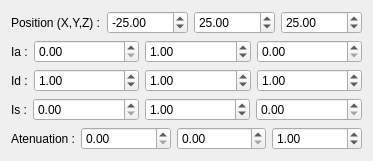
      <widget class="QWidget" name="diffuseLightTab">
       <attribute name="title">
        <string>Point Light</string>
       </attribute>
       <layout class="QGridLayout" name="gridLayout_5">
        <item row="1" column="0">
         <layout class="QHBoxLayout" name="horizontalLayout_14">
          <item>
           <widget class="QLabel" name="label_12">
            <property name="sizePolicy">
             <sizepolicy hsizetype="Fixed" vsizetype="Preferred">
              <horstretch>0</horstretch>
              <verstretch>0</verstretch>
             </sizepolicy>
            </property>
            <property name="text">
             <string>Ia :</string>
            </property>
           </widget>
          </item>
          <item>
           <widget class="QDoubleSpinBox" name="lightIa1Spin">
            <property name="singleStep">
             <double>0.100000000000000</double>
            </property>
            <property name="value">
             <double>0.000000000000000</double>
            </property>
           </widget>
          </item>
          <item>
           <widget class="QDoubleSpinBox" name="lightIa2Spin">
            <property name="singleStep">
             <double>0.100000000000000</double>
            </property>
            <property name="value">
             <double>1.000000000000000</double>
            </property>
           </widget>
          </item>
          <item>
           <widget class="QDoubleSpinBox" name="lightIa3Spin">
            <property name="singleStep">
             <double>0.100000000000000</double>
            </property>
            <property name="value">
             <double>0.000000000000000</double>
            </property>
           </widget>
          </item>
         </layout>
        </item>
        <item row="3" column="0">
         <layout class="QHBoxLayout" name="horizontalLayout_41">
          <item>
           <widget class="QLabel" name="label_21">
            <property name="sizePolicy">
             <sizepolicy hsizetype="Fixed" vsizetype="Preferred">
              <horstretch>0</horstretch>
              <verstretch>0</verstretch>
             </sizepolicy>
            </property>
            <property name="text">
             <string>Is :</string>
            </property>
           </widget>
          </item>
          <item>
           <widget class="QDoubleSpinBox" name="lightIs1Spin">
            <property name="singleStep">
             <double>0.100000000000000</double>
            </property>
            <property name="value">
             <double>0.000000000000000</double>
            </property>
           </widget>
          </item>
          <item>
           <widget class="QDoubleSpinBox" name="lightIs2Spin">
            <property name="singleStep">
             <double>0.100000000000000</double>
            </property>
            <property name="value">
             <double>1.000000000000000</double>
            </property>
           </widget>
          </item>
          <item>
           <widget class="QDoubleSpinBox" name="lightIs3Spin">
            <property name="singleStep">
             <double>0.100000000000000</double>
            </property>
            <property name="value">
             <double>0.000000000000000</double>
            </property>
           </widget>
          </item>
         </layout>
        </item>
        <item row="4" column="0">
         <layout class="QHBoxLayout" name="horizontalLayout_42">
          <item>
           <widget class="QLabel" name="label_421">
            <property name="sizePolicy">
             <sizepolicy hsizetype="Fixed" vsizetype="Preferred">
              <horstretch>0</horstretch>
              <verstretch>0</verstretch>
             </sizepolicy>
            </property>
            <property name="text">
             <string>Atenuation :</string>
            </property>
           </widget>
          </item>
          <item>
           <widget class="QDoubleSpinBox" name="lightCoefA">
            <property name="singleStep">
             <double>0.100000000000000</double>
            </property>
            <property name="value">
             <double>0.000000000000000</double>
            </property>
           </widget>
          </item>
          <item>
           <widget class="QDoubleSpinBox" name="lightCoefB">
            <property name="singleStep">
             <double>0.100000000000000</double>
            </property>
            <property name="value">
             <double>0.000000000000000</double>
            </property>
           </widget>
          </item>
          <item>
           <widget class="QDoubleSpinBox" name="lightCoefC">
            <property name="singleStep">
             <double>0.100000000000000</double>
            </property>
            <property name="value">
             <double>1.000000000000000</double>
            </property>
           </widget>
          </item>
         </layout>
        </item>
        <item row="0" column="0">
         <layout class="QHBoxLayout" name="horizontalLayout_13">
          <item>
           <widget class="QLabel" name="label_11">
            <property name="sizePolicy">
             <sizepolicy hsizetype="Fixed" vsizetype="Preferred">
              <horstretch>0</horstretch>
              <verstretch>0</verstretch>
             </sizepolicy>
            </property>
            <property name="text">
             <string>Position (X,Y,Z) :</string>
            </property>
           </widget>
          </item>
          <item>
           <widget class="QDoubleSpinBox" name="lightPosXSpin">
            <property name="minimum">
             <double>-99999.000000000000000</double>
            </property>
            <property name="maximum">
             <double>99999.000000000000000</double>
            </property>
            <property name="singleStep">
             <double>0.100000000000000</double>
            </property>
            <property name="value">
             <double>-25.000000000000000</double>
            </property>
           </widget>
          </item>
          <item>
           <widget class="QDoubleSpinBox" name="lightPosYSpin">
            <property name="minimum">
             <double>-99999.000000000000000</double>
            </property>
            <property name="maximum">
             <double>99999.000000000000000</double>
            </property>
            <property name="singleStep">
             <double>0.100000000000000</double>
            </property>
            <property name="value">
             <double>25.000000000000000</double>
            </property>
           </widget>
          </item>
          <item>
           <widget class="QDoubleSpinBox" name="lightPosZSpin">
            <property name="minimum">
             <double>-99999.000000000000000</double>
            </property>
            <property name="maximum">
             <double>99999.000000000000000</double>
            </property>
            <property name="singleStep">
             <double>0.100000000000000</double>
            </property>
            <property name="value">
             <double>25.000000000000000</double>
            </property>
           </widget>
          </item>
         </layout>
        </item>
        <item row="2" column="0">
         <layout class="QHBoxLayout" name="horizontalLayout_15">
          <item>
           <widget class="QLabel" name="label_13">
            <property name="sizePolicy">
             <sizepolicy hsizetype="Fixed" vsizetype="Preferred">
              <horstretch>0</horstretch>
              <verstretch>0</verstretch>
             </sizepolicy>
            </property>
            <property name="text">
             <string>Id :</string>
            </property>
           </widget>
          </item>
          <item>
           <widget class="QDoubleSpinBox" name="lightId1Spin">
            <property name="singleStep">
             <double>0.100000000000000</double>
            </property>
            <property name="value">
             <double>1.000000000000000</double>
            </property>
           </widget>
          </item>
          <item>
           <widget class="QDoubleSpinBox" name="lightId2Spin">
            <property name="singleStep">
             <double>0.100000000000000</double>
            </property>
            <property name="value">
             <double>1.000000000000000</double>
            </property>
           </widget>
          </item>
          <item>
           <widget class="QDoubleSpinBox" name="lightId3Spin">
            <property name="singleStep">
             <double>0.100000000000000</double>
            </property>
            <property name="value">
             <double>1.000000000000000</double>
            </property>
           </widget>
          </item>
         </layout>
        </item>
       </layout>
      </widget>
